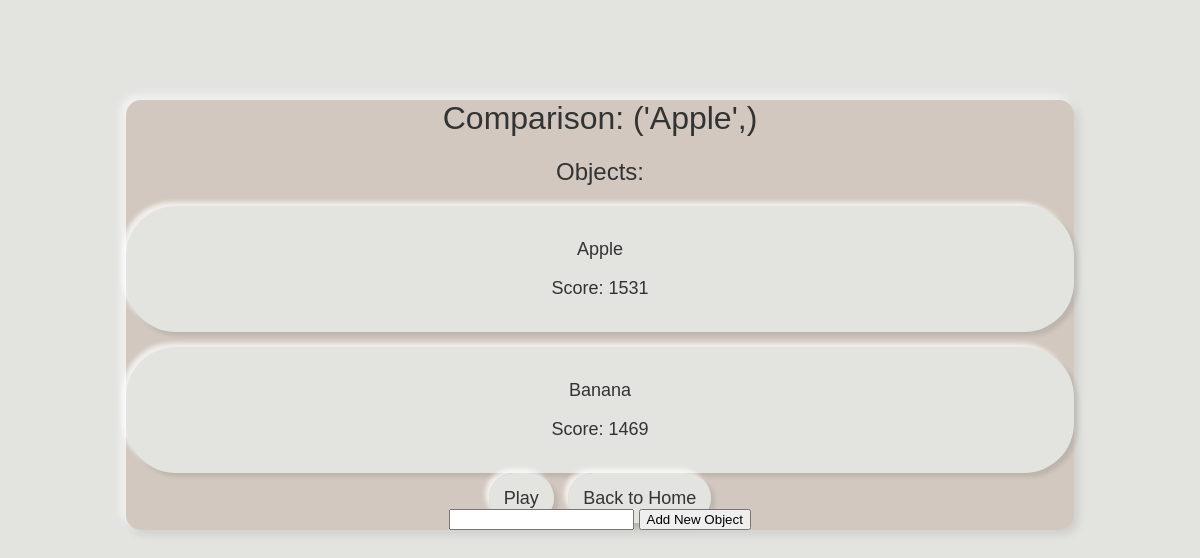
Before: /1 with the older database file.
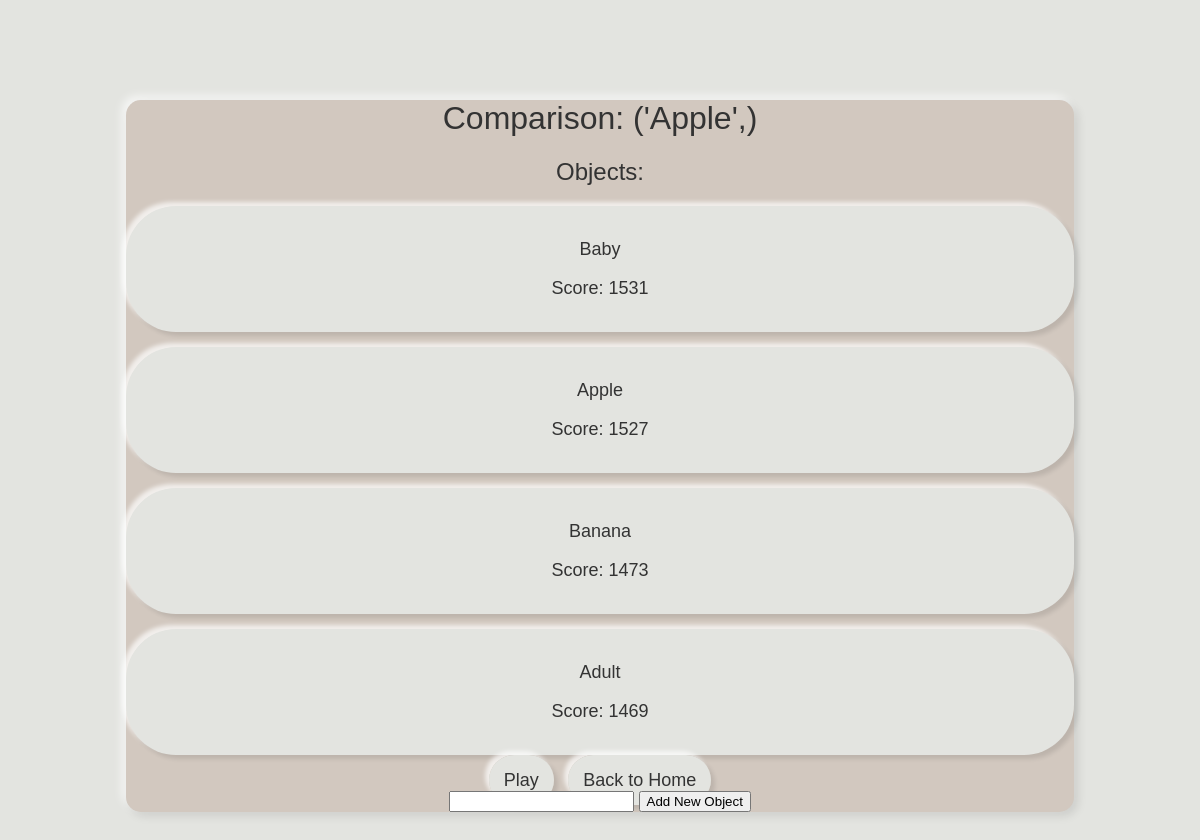
After: the same page with the newer database file.
### tables this page shows
CREATE TABLE Objects (
    id INTEGER PRIMARY KEY,
    title TEXT,
    score INTEGER,
    comparison_id INTEGER,
    FOREIGN KEY(comparison_id) REFERENCES Comparisons(id)
);

### app.py (the view)
@app.route("/<int:comparison_id>", methods=['GET'])
def comparison_route(comparison_id):
    objects = json.loads(show_objects())
    objects = [obj for obj in objects if obj[3] == comparison_id]
    objects.sort(key=lambda x: x[2], reverse=True)
    return render_template('comparison.html', comparison_id=comparison_id, title=get_object_title(comparison_id), objects=objects)

### bridge.py (called while the page is built)
def get_connection():
    connection = sqlite3.connect(database_file_path)
    return connection

def show_objects():
    connection = get_connection()
    cursor = connection.cursor()
    cursor.execute("SELECT * FROM Objects")
    objects = cursor.fetchall()
    connection.close()
    return json.dumps(objects)

def get_object_title(object_id):
    connection = get_connection()
    cursor = connection.cursor()
    cursor.execute("SELECT title FROM Objects WHERE id = ?", (object_id,))
    result = cursor.fetchall()
    connection.close()
    if result is None:
        return None
    return result[0]

### templates/comparison.html (shortened to what this page needs)
<!DOCTYPE html>
<html>
<head>
    <link rel="stylesheet" href="{{ url_for('static', filename='css/style.css') }}">
</head>
<body>
    <div class="container">
        <h1>Comparison: {{ title }}</h1>
        <h2>Objects:</h2>
        {% for object in objects %}
            <div class="object">
                <p class="object-title">{{ object[1] }}</p>
                <p class="object-score">Score: {{ object[2] }}</p>
            </div>
        {% endfor %}
        <a href="{{ url_for('compare_route', comparison_id=comparison_id) }}" class="button">Play</a>
        <a href="/" class="button">Back to Home</a>
        <form action="{{ url_for('new_object_route', comparison_id=comparison_id) }}" method="post">
            <input type="text" name="object_title" required>
            <input type="submit" value="Add New Object">
        </form>
    </div>
</body>
</html>

Changed rows visible on the page:
added Objects: title "Baby", score "1531"
changed Objects "Apple": score "1531" → "1527"
changed Objects "Banana": score "1469" → "1473"
added Objects: title "Adult", score "1469"
